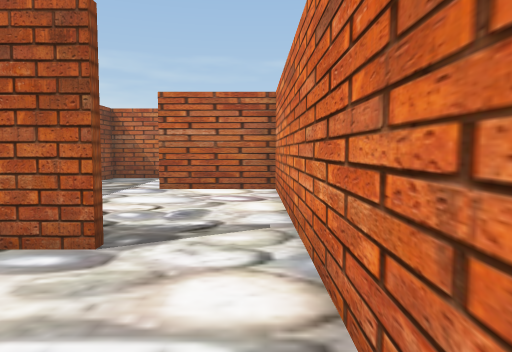
View 1 (above)

17 first-person views from a walk through a scene from a Unity 3-D project. The camera is 1.2 m above the floor, tilts 4° down and sees 70° across. The floor is counted in squares, 1.12 m on a side. Each view is taken from the middle of a square. On the plan, view 1 faces up. The plan holds only what a view shows up to about 14 squares ahead; the rest is blank. The player is left out. Some animated figures are left out. Some surface patterns are stand-ins.

View 2
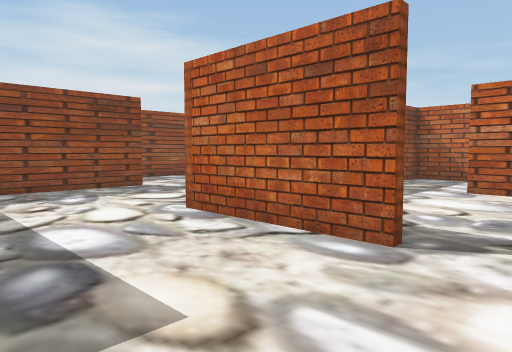

View 3
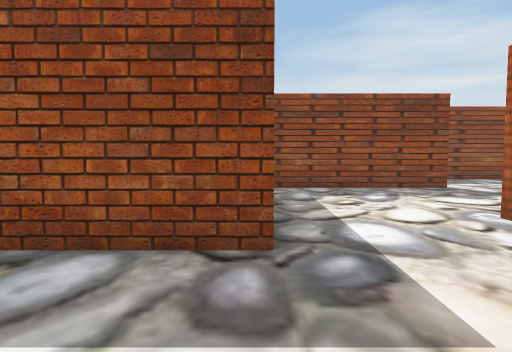

View 4
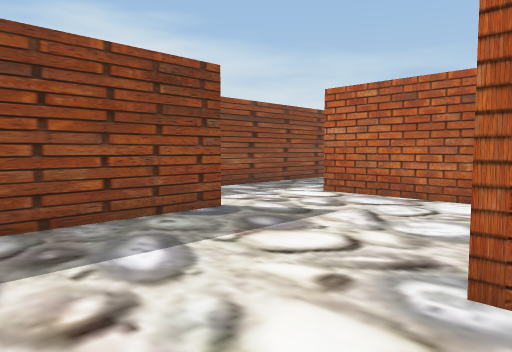

View 5
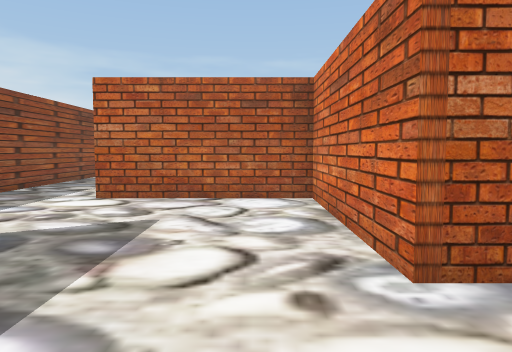

View 6
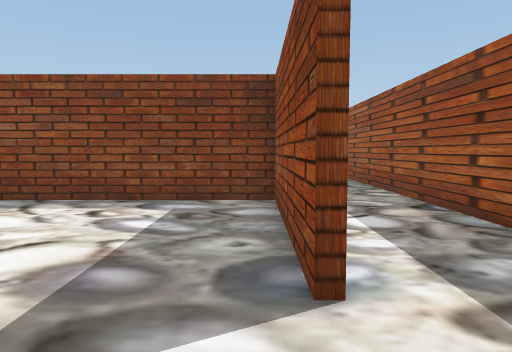

View 7
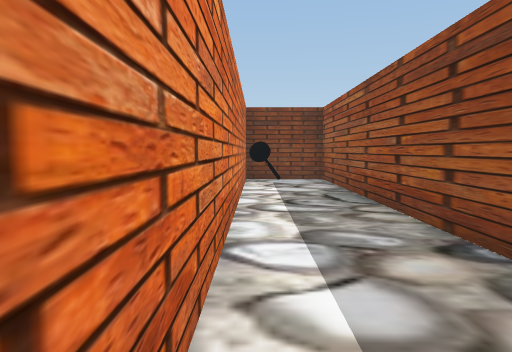

View 8
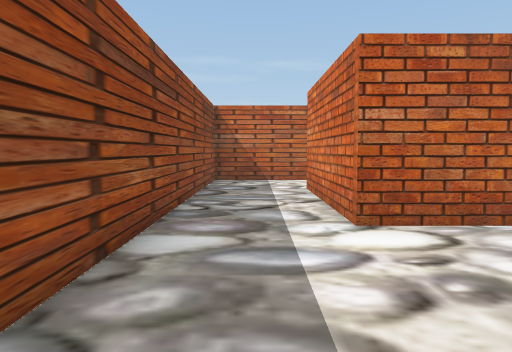

View 9
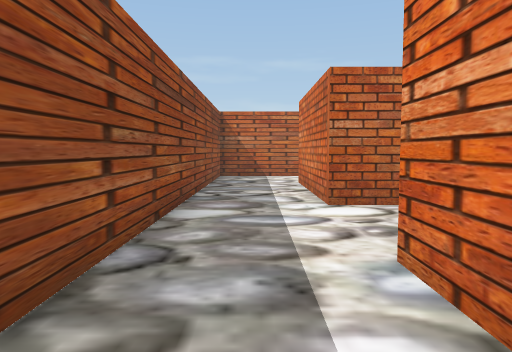

View 10
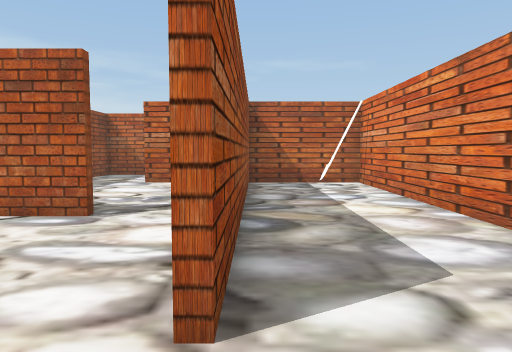

View 11
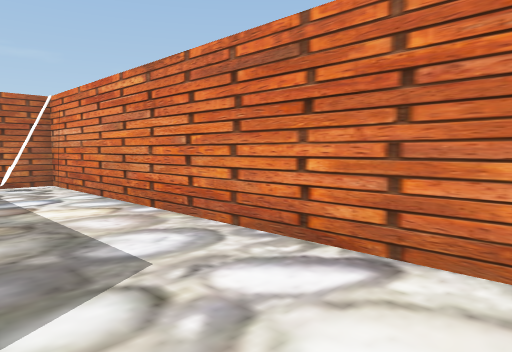

View 12
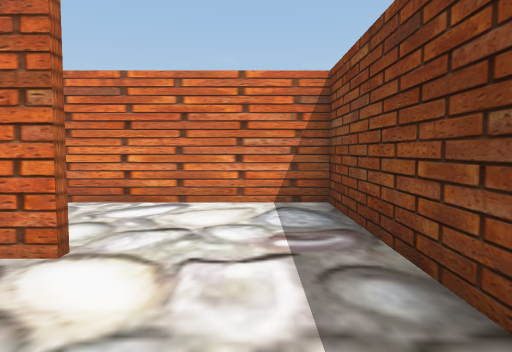

View 13
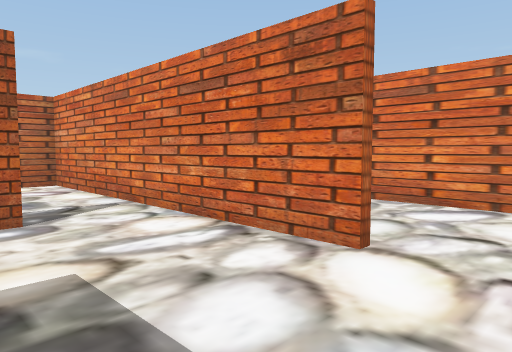

View 14
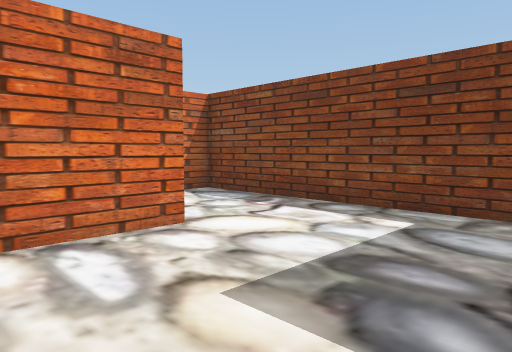

View 15
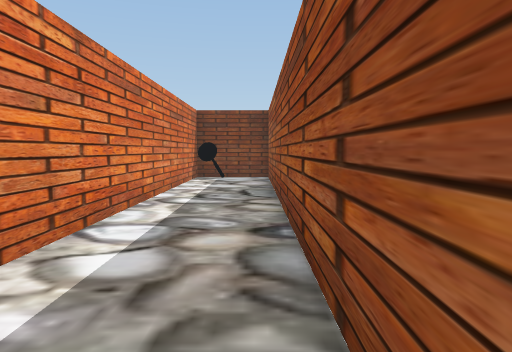

View 16
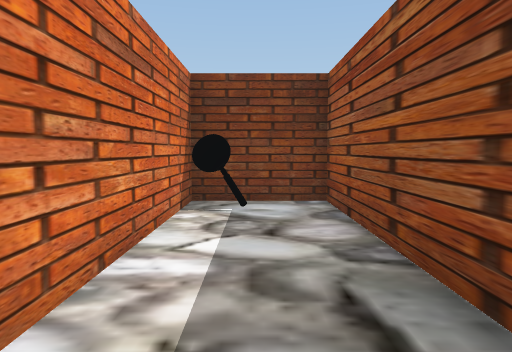

View 17
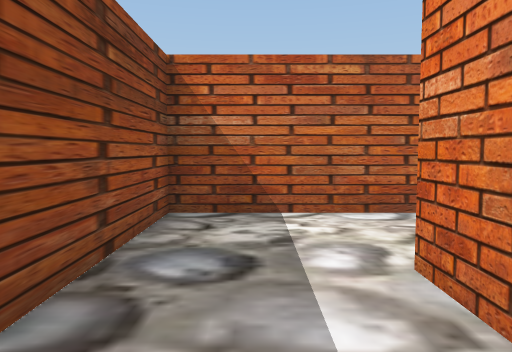

### Floor plan
Ten units are one square. View 1 is at (0, 0); x grows to the right and y downward. Boxes are objects, and circles mark ways between rooms. Rooms are numbered by the first view taken in them; rooms with no view inside come last. Other rooms are left out.
<svg viewBox="-140 -177 189 269">
<path fill="none" stroke="#000" d="M-104 -55 -104 -2 -45 -2M-38 -2 -38 28M-16 -39 -57 -39 -57 -91 -106 -91 -106 -142M-30 35 5 35M5 1 5 -44M-91 -172 -135 -172 -135 87 -106 87 -106 -55M37 -91 35 -91 32 -91M8 -90 8 1M5 35 44 35 44 -101 8 -101"/>
<rect x="-115" y="75" width="10" height="10" fill="#bbb"><title>other object</title></rect>
<circle cx="10" cy="15" r="3" fill="#2a7"/>
<text x="-90" y="-40">1</text>
<text x="30" y="-30">2</text>
</svg>
Room 1 opens to room 2.

Where each view was taken, in squares from view 1:
view 1: 0 up, 0 right, facing up
view 2: 0 up, 0 right, facing up-left
view 3: 0 up, 0 right, facing left
view 4: 1 up, 5 left, facing up-left
view 5: 1 up, 7 left, facing up
view 6: 8 up, 10 left, facing down
view 7: 5 up, 11 left, facing down
view 8: 4 up, 12 left, facing up
view 9: 2 up, 12 left, facing up
view 10: 2 down, 1 right, facing up
view 11: 2 down, 1 right, facing up-right
view 12: 2 down, 3 left, facing right
view 13: 2 down, 3 left, facing up-right
view 14: 3 up, 4 left, facing down-right
view 15: 6 up, 13 left, facing down
view 16: 1 down, 12 left, facing down
view 17: 11 up, 12 left, facing up
